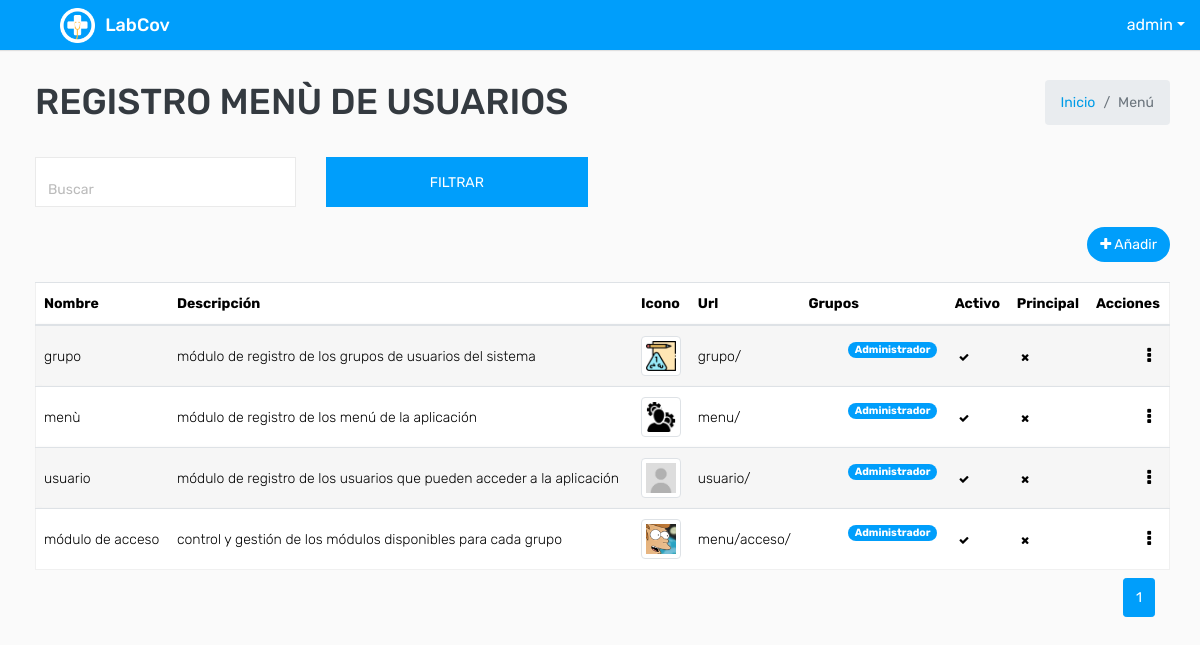
The page /menu/ (signed in) on the database its author committed.
### covid/models.py (models this page shows, shortened)
class ModeloBase(models.Model):
    class Meta:
        abstract = True
    """Model definition for ModeloBase."""
    fecha_creacion = models.DateTimeField(verbose_name='Fecha creación',auto_now_add=True)
    usuario_creacion = models.ForeignKey(settings.AUTH_USER_MODEL, verbose_name='Usuario Creación', related_name='+', blank=True, null=True,on_delete=models.PROTECT, editable=False)
    usuario_modificacion = models.ForeignKey(settings.AUTH_USER_MODEL, verbose_name='Usuario Modificación', related_name='+', blank=True, null=True,on_delete=models.PROTECT , editable=False)
    fecha_modificacion = models.DateTimeField(verbose_name='Fecha Modificación', auto_now=True)

class User(AbstractUser,ModeloBase):
    cedula=models.CharField(max_length=10, verbose_name='Cédula')
    tipo_genero = (('N', 'Ninguno'), ('M', 'Masculino'), ('F', 'Femenino'))
    genero = models.CharField('Género', choices=tipo_genero, default='N', max_length=1)

class Menu(ModeloBase):
    titulo = models.CharField(verbose_name='Título',max_length=200)
    descripcion = models.CharField( verbose_name='Descripciòn',max_length=200)
    icono = models.ImageField(verbose_name="icono", upload_to='icon/')
    url = models.CharField(verbose_name='Url', max_length=200)
    es_modulo_principal = models.BooleanField(default=False ,verbose_name='¿Es módulo principal?')
    principal = models.ForeignKey("self", null=True, blank=True, on_delete=models.CASCADE)
    grupo = models.ManyToManyField(Group, through='Menu_Groups', verbose_name='Grupos de usuario')
    activo = models.BooleanField(default=True)
    class Meta:
        verbose_name = 'Menu'
        verbose_name_plural = 'Menus'

### covid/views.py (the view)
# urls.py: path('menu/', key.MenuListView.as_view(), name="menu_listar") ,
class MenuListView(LoginRequiredMixin,PermissionRequiredMixin,ListView):
    permission_required = 'covid.view_menu'
    paginate_by = 7
    model = Menu
    template_name = "menu/menu_listar.html"
    def get_queryset(self):
        busqueda = self.request.GET.get("buscar")
        queryset = Menu.objects.all()
        if busqueda:
            queryset = Menu.objects.filter(
                Q(titulo__icontains= busqueda)|
                Q(descripcion__icontains= busqueda)
                ).distinct()
        return queryset
    def get_context_data(self, **kwargs):
        context = super().get_context_data(**kwargs)
        context['titulo'] = "Registro  Menù de usuarios"
        return context

### templates/menu/menu_listar.html (shortened to what this page needs)
{% extends 'plantillaBase.html' %} {% block content %}
<div class="mt-2">
    <form action="" method="GET">
        <div class="row filter-row">
            <div class="col-sm-6 col-md-3">
                <div class="form-group form-focus select-focus focused">
                    <input type="text" name="buscar" id="id_buscar" class="form-control float-right" placeholder="Buscar">
                </div>
            </div>
            <div class="col-sm-6 col-md-3">
                <button type="submit" class="btn btn-primary btn-block"> Filtrar </button>
            </div>
        </div>
    </form>
</div>
<div class="row ">
    <div class="col-sm-12 col-12 text-right m-b-20">
        {% if perms.covid.add_menu %}
        <a href="{% url 'menu_crear'%}" class="btn btn btn-primary btn-rounded float-right"><i class="fa fa-plus"></i>
            Añadir</a> {% endif %}
    </div>
</div>
<div class="row">
    <div class="col-md-12">
        <div class="table-responsive">
            <div id="DataTables_Table_0_wrapper" class="dataTables_wrapper dt-bootstrap4 no-footer">
                <div class="row">
                    <div class="col-sm-12">
                        <table class="table table-border table-striped custom-table  mb-0  no-footer" id="DataTables_Table_0" role="grid" aria-describedby="DataTables_Table_0_info">
                            <thead>
                                <tr>
                                    <th>Nombre</th>
                                    <th>Descripción</th>
                                    <th>Icono</th>
                                    <th>Url</th>
                                    <th>Grupos</th>
                                    <th>Activo</th>
                                    <th>Principal</th>
                                    <th>Acciones</th>
                                </tr>
                            </thead>
                            <tbody>
                                {% for dato in object_list %}
                                <tr>
                                    <td>{{ dato.titulo }}</td>
                                    <td>{{ dato.descripcion }}</td>
                                    {% if dato.icono %}
                                    <td><img src="{{dato.icono.url}}" class="img-thumbnail" width="40px"></td>{% else %}
                                    <td><a href="#">No tiene icono</a> </td> {% endif %}
                                    <td>{{ dato.url }}</td>
                                    <td>
                                        <ul>
                                            {% for dato in dato.grupo.all %}
                                            <li class="badge badge-pill badge-info">{{ dato }}</li>
                                            {% endfor %}
                                        </ul>
                                    </td>
                                    <td>
                                        {% if dato.activo == True%}
                                        <a class="badge " data-toggle="tooltip" data-placement="top" title="Activo"><span class="fa fa-check "></span></a> {% else %}
                                        <a class="badge " data-toggle="tooltip" data-placement="top" title="Activo"><span class="fa fa-times "></span></a> {% endif %}
                                    </td>
                                    <td>
                                        {% if dato.es_modulo_principal == True %}
                                        <a class="badge " data-toggle="tooltip" data-placement="top" title="Es principal"><span class="fa fa-check "></span></a> {% else %}
                                        <a class="badge" data-toggle="tooltip" data-placement="top" title="Es principal"><span class="fa fa-times "></span></a> {% endif %}
                                    </td>
                                    <td class="text-right">
                                        <div class="dropdown dropdown-action">
                                            <a class="action-icon dropdown-toggle" data-toggle="dropdown" aria-expanded="false"><i class="fa fa-ellipsis-v"></i></a>
                                        </div>
                                    </td>
                                </tr>
                                {% endfor %}
                            </tbody>
                        </table>
                    </div>
                </div>
            </div>
        </div>
        <div class="container-fluid">
            <ul class="pagination pagination-sm m-0 float-right">
                <nav aria-label="Page navigation example">
                    <ul class="pagination justify-content-center mt-2">
                         {% for i in page_obj.paginator.page_range %} {% if i == page_obj.number %}
                        <li class="page-item active">
                            <a class="page-link" href="#">{{ i }}</a>
                        </li>
                        {% else %}
                        <li class="page-item">
                            <a class="page-link" href="?page={{ i }}">{{ i }}</a>
                        </li>
                        {% endif %} {% endfor %}
                    </ul>
                </nav>
            </ul>
        </div>
    </div>
</div>
{% endblock %}

### templates/plantillaBase.html (shortened to what this page needs)
<!DOCTYPE html>
<html lang="es">
{% load static %}
<head>
    <link rel="stylesheet" type="text/css" href="{% static 'css/bootstrap.min.css'%}">
    <link rel="stylesheet" type="text/css" href="{% static 'css/font-awesome.min.css'%}">
    <link rel="stylesheet" type="text/css" href="{% static 'css/bootstrap-duallistbox.min.css'%}">
    <link rel="stylesheet" type="text/css" href="{% static 'css/style.css'%}"> {% block content_extra_css %} {% endblock content_extra_css %}
</head>
<body>
    <div class="main-wrapper">
        <div class="header">
            <div class="header-left">
                <a href="{% url 'dashboard'%}" class="logo">
                    <img src="{% static 'img/logo.png' %}" width="35" height="35" alt="">
                    <span>LabCov</span></a>
            </div>
            <ul class="nav user-menu float-right">
                <li class="nav-item dropdown has-arrow">
                    <a href="#" class="dropdown-toggle nav-link user-link" data-toggle="dropdown"></span><span>{{ request.user }}</span></a>
                </li>
            </ul>
        </div>
        <div class="page-wrapper">
            <div class="content">
                <div class="row mb-2">
                    <div class="col-sm-8">
                        <h1 class="m-0 text-dark">{{ titulo.upper }}</h1>
                    </div>
                    <div class="col-sm-4">
                        <ol class="breadcrumb float-sm-right">
                            <li class="breadcrumb-item"><a href="{% url 'dashboard'%}">Inicio</a></li>
                            <li class="breadcrumb-item active">Menú</li>
                        </ol>
                    </div>
                </div>
                {% block content %} {% endblock %}
            </div>
        </div>
    </div>
</body>
</html>

### rows shown on the page
User: user "admin"
Menu: titulo "grupo", descripcion "módulo de registro de los grupos de usuarios del sistema", icono (picture), url "grupo/", activo True (drawn), es_modulo_principal False (drawn)
Menu: titulo "menù", descripcion "módulo de registro de los menú de la aplicación", icono (picture), url "menu/", activo True (drawn), es_modulo_principal False (drawn)
Menu: titulo "usuario", descripcion "módulo de registro de los usuarios que pueden acceder a la aplicación", icono (placeholder picture), url "usuario/", activo True (drawn), es_modulo_principal False (drawn)
Menu: titulo "módulo de acceso", descripcion "control y gestión de los módulos disponibles para cada grupo", icono (picture), url "menu/acceso/", activo True (drawn), es_modulo_principal False (drawn)

### other values the page prints
{{ titulo.upper }} "REGISTRO MENÙ DE USUARIOS"
{{ dato }} "Administrador"
{{ i }} "1"
